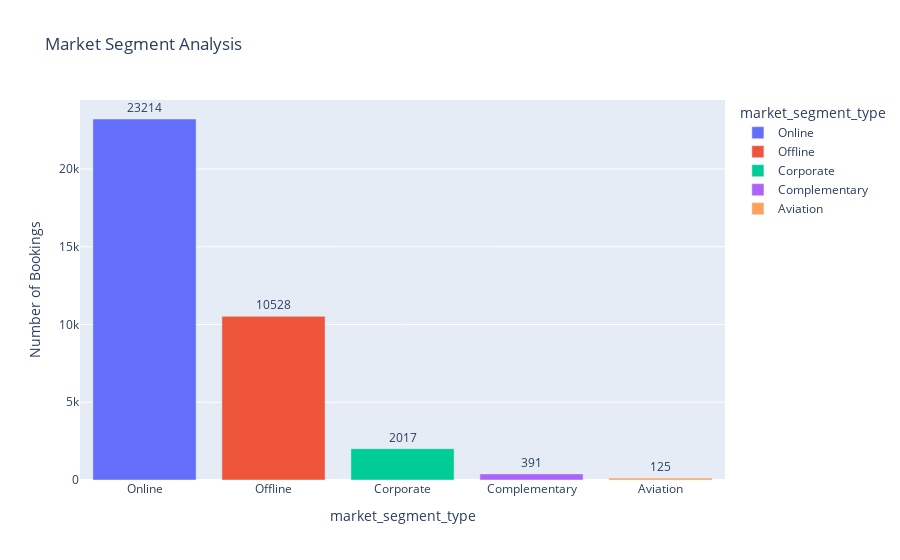

Notebook source saved alongside this figure:
### Code cell
market_segment_counts = df['market_segment_type'].value_counts().reset_index()
market_segment_counts.columns = ['market_segment_type', 'count']

fig = px.bar(market_segment_counts, 
             x='market_segment_type', 
             y='count', 
             text='count', 
             title='Market Segment Analysis',
             labels={'count': 'Number of Bookings'},
             color='market_segment_type')

fig.update_traces(textposition='outside')
fig.show()

### Figure 1 — Plotly figure (JSON) as saved in the notebook; plotly's stock layout.template omitted (floating-point values rounded to 4 significant figures)
{"data": [{"hovertemplate": "market_segment_type=%{x}<br>Number of Bookings=%{text}<extra></extra>", "legendgroup": "Online", "marker": {"color": "#636efa", "pattern": {"shape": ""}}, "name": "Online", "orientation": "v", "showlegend": true, "text": [23210.0], "textposition": "outside", "type": "bar", "x": ["Online"], "xaxis": "x", "y": [23214], "yaxis": "y"}, {"hovertemplate": "market_segment_type=%{x}<br>Number of Bookings=%{text}<extra></extra>", "legendgroup": "Offline", "marker": {"color": "#EF553B", "pattern": {"shape": ""}}, "name": "Offline", "orientation": "v", "showlegend": true, "text": [10530.0], "textposition": "outside", "type": "bar", "x": ["Offline"], "xaxis": "x", "y": [10528], "yaxis": "y"}, {"hovertemplate": "market_segment_type=%{x}<br>Number of Bookings=%{text}<extra></extra>", "legendgroup": "Corporate", "marker": {"color": "#00cc96", "pattern": {"shape": ""}}, "name": "Corporate", "orientation": "v", "showlegend": true, "text": [2017.0], "textposition": "outside", "type": "bar", "x": ["Corporate"], "xaxis": "x", "y": [2017], "yaxis": "y"}, {"hovertemplate": "market_segment_type=%{x}<br>Number of Bookings=%{text}<extra></extra>", "legendgroup": "Complementary", "marker": {"color": "#ab63fa", "pattern": {"shape": ""}}, "name": "Complementary", "orientation": "v", "showlegend": true, "text": [391.0], "textposition": "outside", "type": "bar", "x": ["Complementary"], "xaxis": "x", "y": [391], "yaxis": "y"}, {"hovertemplate": "market_segment_type=%{x}<br>Number of Bookings=%{text}<extra></extra>", "legendgroup": "Aviation", "marker": {"color": "#FFA15A", "pattern": {"shape": ""}}, "name": "Aviation", "orientation": "v", "showlegend": true, "text": [125.0], "textposition": "outside", "type": "bar", "x": ["Aviation"], "xaxis": "x", "y": [125], "yaxis": "y"}], "layout": {"barmode": "relative", "legend": {"title": {"text": "market_segment_type"}, "tracegroupgap": 0}, "title": {"text": "Market Segment Analysis"}, "xaxis": {"anchor": "y", "categoryarray": ["Online", "Offline", "Corporate", "Complementary", "Aviation"], "categoryorder": "array", "domain": [0, 1], "title": {"text": "market_segment_type"}}, "yaxis": {"anchor": "x", "domain": [0, 1], "title": {"text": "Number of Bookings"}}}}
